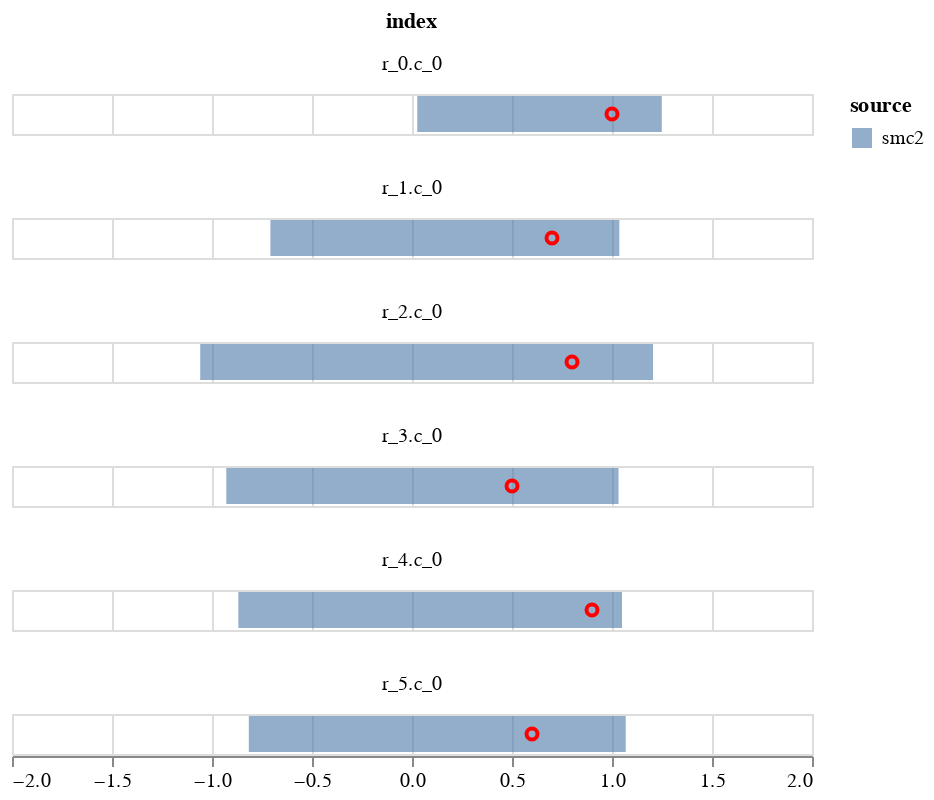

Write notebook code for a chart like this one.
### Code cell
c1 = alt.Chart(plot_data).mark_bar(opacity=0.6).encode(
    alt.X('q1', title=None,  scale=alt.Scale(domain=[-2,2])),
    alt.X2('q2', title=None),
    alt.Color('source'),    
)
    

c2 = alt.Chart(plot_data).mark_point(opacity=1, color='red').encode(
        alt.X('data', title=None),
)
(c1+c2).facet(
       'index',
    columns=1
    )

### Figure 1 — Vega-Lite specification as saved in the notebook (floating-point values rounded to 4 significant figures)
{"config": {"view": {"continuousWidth": 400, "continuousHeight": 300}}, "data": {"name": "data-3744705e28b18c6900d1cb8a4ea3d1e4"}, "facet": {"type": "nominal", "field": "index"}, "spec": {"layer": [{"mark": {"type": "bar", "opacity": 0.6}, "encoding": {"color": {"type": "nominal", "field": "source"}, "x": {"type": "quantitative", "field": "q1", "scale": {"domain": [-2, 2]}, "title": null}, "x2": {"field": "q2", "title": null}}}, {"mark": {"type": "point", "color": "red", "opacity": 1}, "encoding": {"x": {"type": "quantitative", "field": "data", "title": null}}}]}, "columns": 1, "$schema": "https://vega.github.io/schema/vega-lite/v4.8.1.json", "datasets": {"data-3744705e28b18c6900d1cb8a4ea3d1e4": [{"index": "r_0.c_0", "q1": 0.02627, "q2": 1.249, "source": "smc2", "data": 1.0}, {"index": "r_1.c_0", "q1": -0.7079, "q2": 1.037, "source": "smc2", "data": 0.7}, {"index": "r_2.c_0", "q1": -1.059, "q2": 1.205, "source": "smc2", "data": 0.8}, {"index": "r_3.c_0", "q1": -0.9286, "q2": 1.033, "source": "smc2", "data": 0.5}, {"index": "r_4.c_0", "q1": -0.8682, "q2": 1.05, "source": "smc2", "data": 0.9}, {"index": "r_5.c_0", "q1": -0.8161, "q2": 1.069, "source": "smc2", "data": 0.6}]}}
